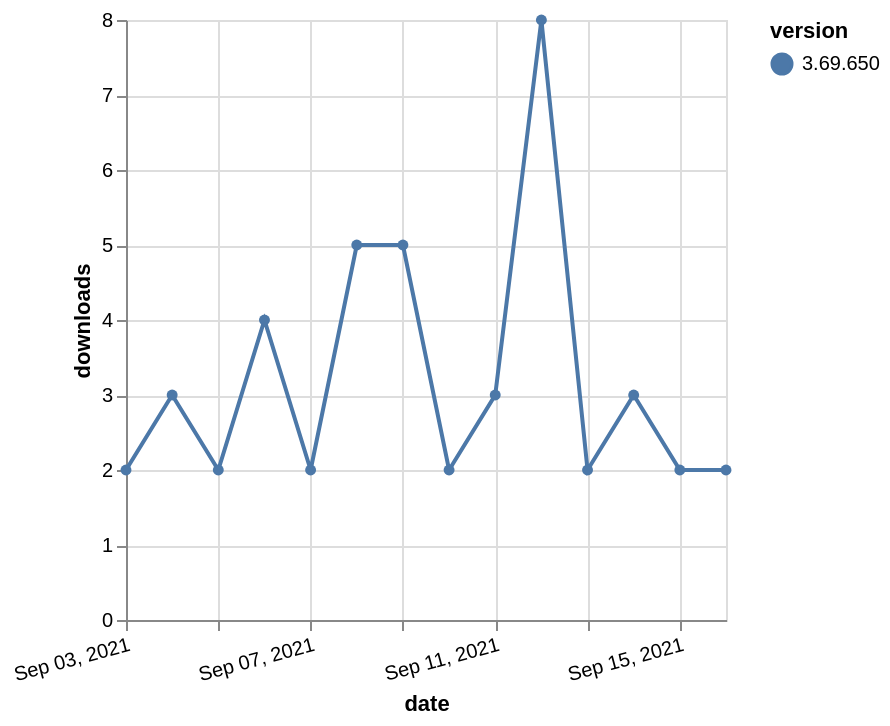

This figure's Vega-Lite source:
### Vega-Lite specification from a JSON file in a GitHub repository (floating-point values rounded to 4 significant figures)
{"$schema": "https://vega.github.io/schema/vega-lite/v5.json", "description": "A simple bar chart with embedded data.", "data": {"values": [{"date": "2021-09-03", "total": 3645, "delta": 2, "version": "3.69.650"}, {"date": "2021-09-04", "total": 3648, "delta": 3, "version": "3.69.650"}, {"date": "2021-09-05", "total": 3650, "delta": 2, "version": "3.69.650"}, {"date": "2021-09-06", "total": 3654, "delta": 4, "version": "3.69.650"}, {"date": "2021-09-07", "total": 3656, "delta": 2, "version": "3.69.650"}, {"date": "2021-09-08", "total": 3661, "delta": 5, "version": "3.69.650"}, {"date": "2021-09-09", "total": 3666, "delta": 5, "version": "3.69.650"}, {"date": "2021-09-10", "total": 3668, "delta": 2, "version": "3.69.650"}, {"date": "2021-09-11", "total": 3671, "delta": 3, "version": "3.69.650"}, {"date": "2021-09-12", "total": 3679, "delta": 8, "version": "3.69.650"}, {"date": "2021-09-13", "total": 3681, "delta": 2, "version": "3.69.650"}, {"date": "2021-09-14", "total": 3684, "delta": 3, "version": "3.69.650"}, {"date": "2021-09-15", "total": 3686, "delta": 2, "version": "3.69.650"}, {"date": "2021-09-16", "total": 3688, "delta": 2, "version": "3.69.650"}]}, "width": "container", "mark": {"type": "line", "point": {"filled": true}}, "encoding": {"x": {"field": "date", "type": "temporal", "timeUnit": "yearmonthdate", "title": "date", "axis": {"labelAngle": -15}}, "y": {"field": "delta", "type": "quantitative", "title": "downloads"}, "color": {"field": "version", "type": "nominal"}, "tooltip": {"field": "delta"}}}
